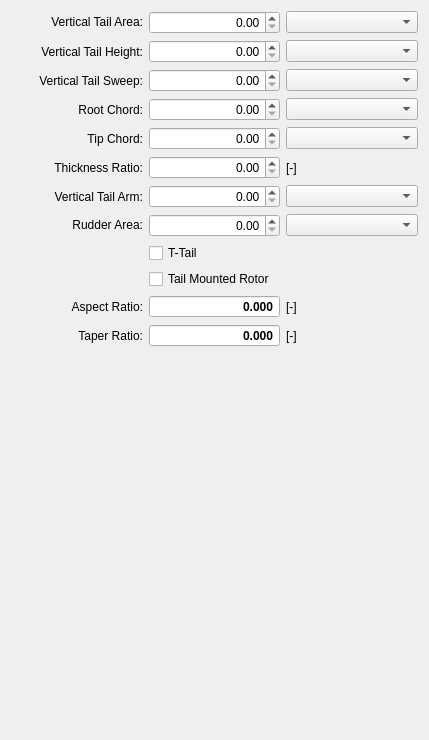
              <widget class="QWidget" name="scrollAreaWidgetContents_6">
               <property name="geometry">
                <rect>
                 <x>0</x>
                 <y>0</y>
                 <width>429</width>
                 <height>740</height>
                </rect>
               </property>
               <layout class="QGridLayout" name="gridLayout_15">
                <item row="5" column="0">
                 <widget class="QLabel" name="labelVerTailTC">
                  <property name="text">
                   <string>Thickness Ratio:</string>
                  </property>
                  <property name="alignment">
                   <set>Qt::AlignRight|Qt::AlignTrailing|Qt::AlignVCenter</set>
                  </property>
                  <property name="buddy">
                   <cstring>spinBoxVerTailTC</cstring>
                  </property>
                 </widget>
                </item>
                <item row="4" column="1">
                 <widget class="QDoubleSpinBox" name="spinBoxVerTailCTip">
                  <property name="alignment">
                   <set>Qt::AlignRight|Qt::AlignTrailing|Qt::AlignVCenter</set>
                  </property>
                 </widget>
                </item>
                <item row="7" column="1">
                 <widget class="QDoubleSpinBox" name="spinBoxRuddArea">
                  <property name="alignment">
                   <set>Qt::AlignRight|Qt::AlignTrailing|Qt::AlignVCenter</set>
                  </property>
                  <property name="maximum">
                   <double>9999.989999999999782</double>
                  </property>
                 </widget>
                </item>
                <item row="3" column="1">
                 <widget class="QDoubleSpinBox" name="spinBoxVerTailCRoot">
                  <property name="alignment">
                   <set>Qt::AlignRight|Qt::AlignTrailing|Qt::AlignVCenter</set>
                  </property>
                 </widget>
                </item>
                <item row="0" column="0">
                 <widget class="QLabel" name="labelVerTailArea">
                  <property name="text">
                   <string>&lt;html&gt;&lt;head/&gt;&lt;body&gt;&lt;p&gt;Vertical Tail Area:&lt;/p&gt;&lt;/body&gt;&lt;/html&gt;</string>
                  </property>
                  <property name="alignment">
                   <set>Qt::AlignRight|Qt::AlignTrailing|Qt::AlignVCenter</set>
                  </property>
                  <property name="buddy">
                   <cstring>spinBoxVerTailArea</cstring>
                  </property>
                 </widget>
                </item>
                <item row="10" column="0">
                 <widget class="QLabel" name="labelVerTailAR">
                  <property name="text">
                   <string>Aspect Ratio:</string>
                  </property>
                  <property name="alignment">
                   <set>Qt::AlignRight|Qt::AlignTrailing|Qt::AlignVCenter</set>
                  </property>
                 </widget>
                </item>
                <item row="6" column="1">
                 <widget class="QDoubleSpinBox" name="spinBoxVerTailArm">
                  <property name="alignment">
                   <set>Qt::AlignRight|Qt::AlignTrailing|Qt::AlignVCenter</set>
                  </property>
                 </widget>
                </item>
                <item row="5" column="1">
                 <widget class="QDoubleSpinBox" name="spinBoxVerTailTC">
                  <property name="alignment">
                   <set>Qt::AlignRight|Qt::AlignTrailing|Qt::AlignVCenter</set>
                  </property>
                  <property name="maximum">
                   <double>1.000000000000000</double>
                  </property>
                 </widget>
                </item>
                <item row="11" column="1">
                 <widget class="QDoubleSpinBox" name="spinBoxVerTailTR">
                  <property name="font">
                   <font>
                    <weight>75</weight>
                    <bold>true</bold>
                   </font>
                  </property>
                  <property name="focusPolicy">
                   <enum>Qt::NoFocus</enum>
                  </property>
                  <property name="alignment">
                   <set>Qt::AlignRight|Qt::AlignTrailing|Qt::AlignVCenter</set>
                  </property>
                  <property name="readOnly">
                   <bool>true</bool>
                  </property>
                  <property name="buttonSymbols">
                   <enum>QAbstractSpinBox::NoButtons</enum>
                  </property>
                  <property name="decimals">
                   <number>3</number>
                  </property>
                 </widget>
                </item>
                <item row="11" column="0">
                 <widget class="QLabel" name="labelVerTailTR">
                  <property name="text">
                   <string>Taper Ratio:</string>
                  </property>
                  <property name="alignment">
                   <set>Qt::AlignRight|Qt::AlignTrailing|Qt::AlignVCenter</set>
                  </property>
                 </widget>
                </item>
                <item row="2" column="0">
                 <widget class="QLabel" name="labelVerTailSweep">
                  <property name="text">
                   <string>Vertical Tail Sweep:</string>
                  </property>
                  <property name="alignment">
                   <set>Qt::AlignRight|Qt::AlignTrailing|Qt::AlignVCenter</set>
                  </property>
                  <property name="buddy">
                   <cstring>spinBoxVerTailSweep</cstring>
                  </property>
                 </widget>
                </item>
                <item row="10" column="1">
                 <widget class="QDoubleSpinBox" name="spinBoxVerTailAR">
                  <property name="font">
                   <font>
                    <weight>75</weight>
                    <bold>true</bold>
                   </font>
                  </property>
                  <property name="focusPolicy">
                   <enum>Qt::NoFocus</enum>
                  </property>
                  <property name="alignment">
                   <set>Qt::AlignRight|Qt::AlignTrailing|Qt::AlignVCenter</set>
                  </property>
                  <property name="readOnly">
                   <bool>true</bool>
                  </property>
                  <property name="buttonSymbols">
                   <enum>QAbstractSpinBox::NoButtons</enum>
                  </property>
                  <property name="decimals">
                   <number>3</number>
                  </property>
                 </widget>
                </item>
                <item row="7" column="0">
                 <widget class="QLabel" name="labelRuddArea">
                  <property name="text">
                   <string>&lt;html&gt;&lt;head/&gt;&lt;body&gt;&lt;p&gt;Rudder Area:&lt;/p&gt;&lt;/body&gt;&lt;/html&gt;</string>
                  </property>
                  <property name="alignment">
                   <set>Qt::AlignRight|Qt::AlignTrailing|Qt::AlignVCenter</set>
                  </property>
                  <property name="buddy">
                   <cstring>spinBoxRuddArea</cstring>
                  </property>
                 </widget>
                </item>
                <item row="3" column="0">
                 <widget class="QLabel" name="labelVerTailCRoot">
                  <property name="text">
                   <string>Root Chord:</string>
                  </property>
                  <property name="alignment">
                   <set>Qt::AlignRight|Qt::AlignTrailing|Qt::AlignVCenter</set>
                  </property>
                  <property name="buddy">
                   <cstring>spinBoxVerTailCRoot</cstring>
                  </property>
                 </widget>
                </item>
                <item row="4" column="0">
                 <widget class="QLabel" name="labelVerTailCTip">
                  <property name="text">
                   <string>Tip Chord:</string>
                  </property>
                  <property name="alignment">
                   <set>Qt::AlignRight|Qt::AlignTrailing|Qt::AlignVCenter</set>
                  </property>
                  <property name="buddy">
                   <cstring>spinBoxVerTailCTip</cstring>
                  </property>
                 </widget>
                </item>
                <item row="1" column="1">
                 <widget class="QDoubleSpinBox" name="spinBoxVerTailHeight">
                  <property name="alignment">
                   <set>Qt::AlignRight|Qt::AlignTrailing|Qt::AlignVCenter</set>
                  </property>
                 </widget>
                </item>
                <item row="12" column="1">
                 <spacer name="verticalSpacerTailV">
                  <property name="orientation">
                   <enum>Qt::Vertical</enum>
                  </property>
                  <property name="sizeHint" stdset="0">
                   <size>
                    <width>20</width>
                    <height>535</height>
                   </size>
                  </property>
                 </spacer>
                </item>
                <item row="0" column="1">
                 <widget class="QDoubleSpinBox" name="spinBoxVerTailArea">
                  <property name="alignment">
                   <set>Qt::AlignRight|Qt::AlignTrailing|Qt::AlignVCenter</set>
                  </property>
                  <property name="maximum">
                   <double>9999.989999999999782</double>
                  </property>
                 </widget>
                </item>
                <item row="1" column="0">
                 <widget class="QLabel" name="labelVerTailHeight">
                  <property name="text">
                   <string>Vertical Tail Height:</string>
                  </property>
                  <property name="alignment">
                   <set>Qt::AlignRight|Qt::AlignTrailing|Qt::AlignVCenter</set>
                  </property>
                  <property name="buddy">
                   <cstring>spinBoxVerTailHeight</cstring>
                  </property>
                 </widget>
                </item>
                <item row="6" column="0">
                 <widget class="QLabel" name="labelVerTailArm">
                  <property name="text">
                   <string>Vertical Tail Arm:</string>
                  </property>
                  <property name="alignment">
                   <set>Qt::AlignRight|Qt::AlignTrailing|Qt::AlignVCenter</set>
                  </property>
                  <property name="buddy">
                   <cstring>spinBoxVerTailArm</cstring>
                  </property>
                 </widget>
                </item>
                <item row="2" column="1">
                 <widget class="QDoubleSpinBox" name="spinBoxVerTailSweep">
                  <property name="alignment">
                   <set>Qt::AlignRight|Qt::AlignTrailing|Qt::AlignVCenter</set>
                  </property>
                  <property name="maximum">
                   <double>90.000000000000000</double>
                  </property>
                 </widget>
                </item>
                <item row="0" column="2">
                 <widget class="ComboUnitsArea" name="comboBoxVerTailArea"/>
                </item>
                <item row="1" column="2">
                 <widget class="ComboUnitsLength" name="comboBoxVerTailHeight"/>
                </item>
                <item row="2" column="2">
                 <widget class="ComboUnitsAngle" name="comboBoxVerTailSweep"/>
                </item>
                <item row="3" column="2">
                 <widget class="ComboUnitsLength" name="comboBoxVerTailCRoot"/>
                </item>
                <item row="4" column="2">
                 <widget class="ComboUnitsLength" name="comboBoxVerTailCTip"/>
                </item>
                <item row="6" column="2">
                 <widget class="ComboUnitsLength" name="comboBoxVerTailArm"/>
                </item>
                <item row="7" column="2">
                 <widget class="ComboUnitsArea" name="comboBoxRuddArea"/>
                </item>
                <item row="8" column="1" colspan="2">
                 <widget class="QCheckBox" name="checkBoxTailT">
                  <property name="text">
                   <string>T-Tail</string>
                  </property>
                 </widget>
                </item>
                <item row="9" column="1" colspan="2">
                 <widget class="QCheckBox" name="checkBoxVerTailRotor">
                  <property name="text">
                   <string>Tail Mounted Rotor</string>
                  </property>
                 </widget>
                </item>
                <item row="5" column="2">
                 <widget class="QLabel" name="labelVerTailTCUnit">
                  <property name="text">
                   <string>[-]</string>
                  </property>
                 </widget>
                </item>
                <item row="10" column="2">
                 <widget class="QLabel" name="label_10">
                  <property name="text">
                   <string>[-]</string>
                  </property>
                 </widget>
                </item>
                <item row="11" column="2">
                 <widget class="QLabel" name="label_11">
                  <property name="text">
                   <string>[-]</string>
                  </property>
                 </widget>
                </item>
               </layout>
              </widget>
